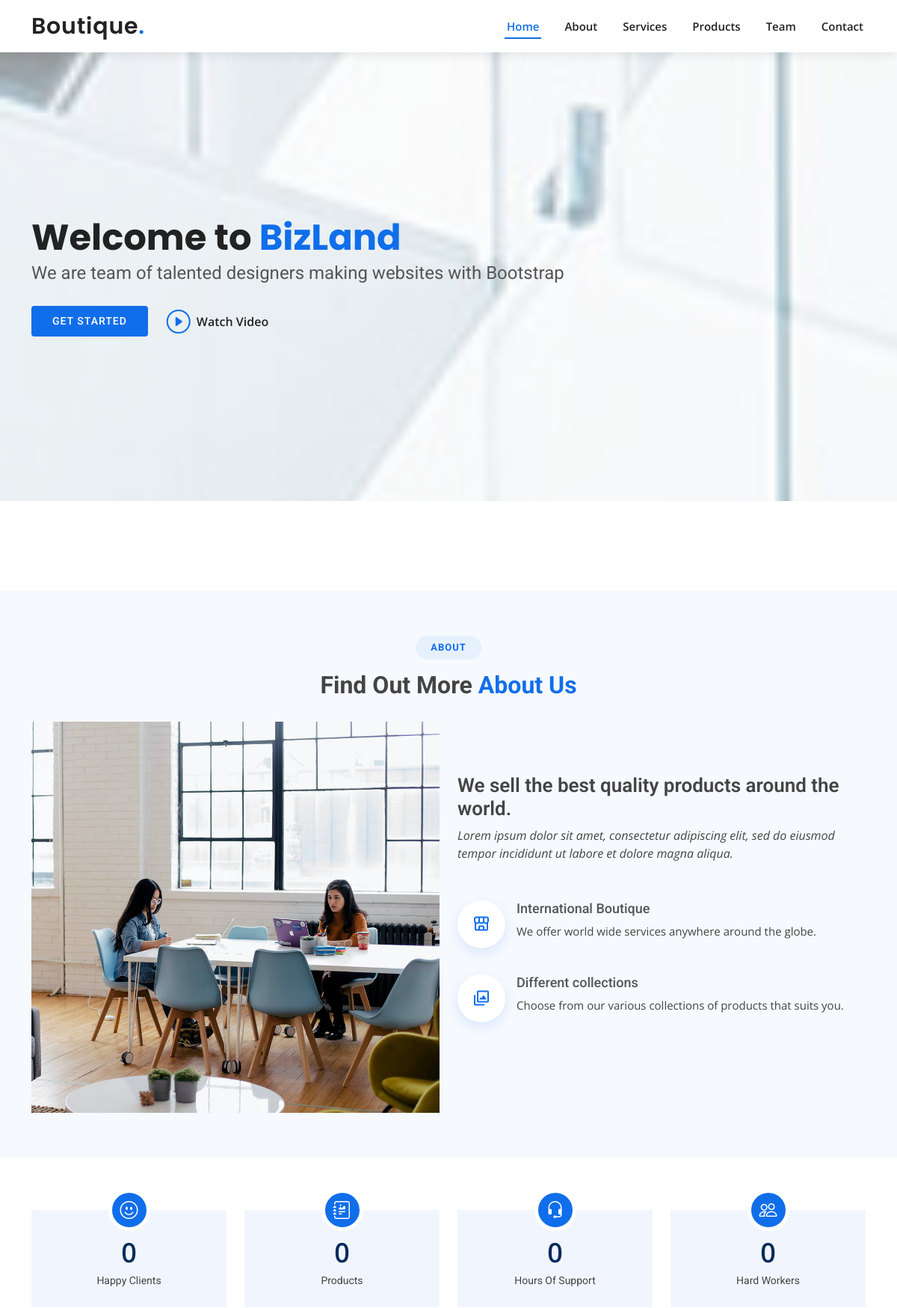
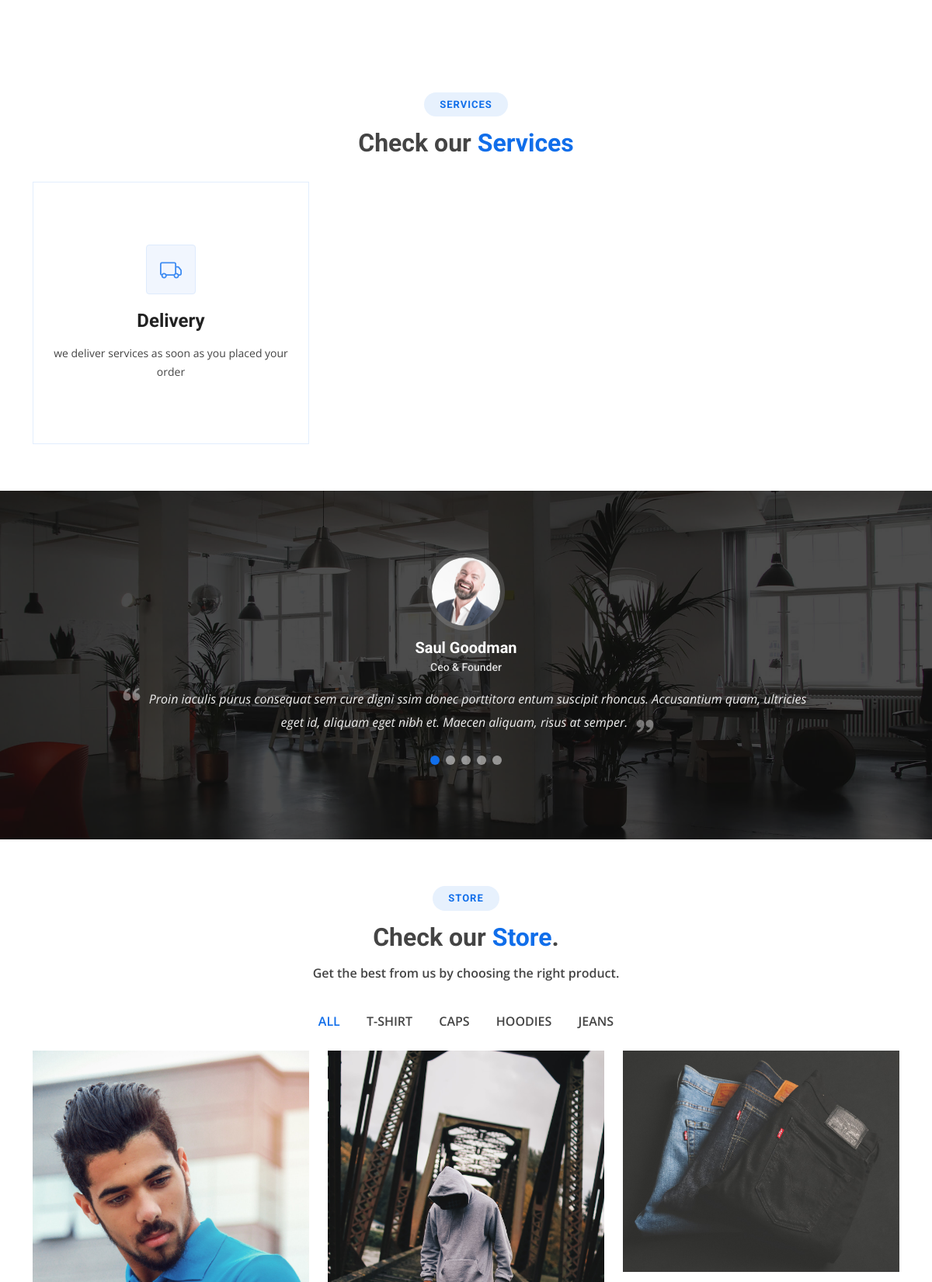
The page / (upper part) on the database its author committed (2 pictures, top to bottom).
### main/models.py (models this page shows, shortened)
class Service(models.Model):
    bootstrap_icon_class = models.CharField(max_length=20)
    name = models.CharField(max_length=100)
    content = models.TextField()

class PortfolioCategory(models.Model):
    name = models.CharField(max_length=20)
    class Meta:
        verbose_name_plural = 'Categories'
    def __str__(self) -> str:
        return self.name.title()

class Portfolio(models.Model):
    name = models.CharField(max_length=50)
    created_at = models.DateTimeField(auto_now_add=True)
    image = models.FileField(upload_to=portfolio_image_upload)
    category = models.ForeignKey('PortfolioCategory', on_delete=models.CASCADE, related_name='category')

### main/views.py (the view)
def home_view(request):
    obj = {
        'client' : query_all(Client),
        'service' : query_all(Service),
        'featured' : query_all(Featured),
        'portfolio' : query_all(Portfolio),
        'category' : query_all(PortfolioCategory),
        'category' : query_all(PortfolioCategory),
        'team' : filter_query(Profile, team_member=True),
    }
    return render(request, 'main/index.html',obj)

### project/utils.py (called while the page is built)
def query_all(obj:Model) -> Model:
    return obj.objects.all()

def filter_query(obj:Model, *args, **kwargs) -> Model:
    return obj.objects.filter(*args, **kwargs)

### main/templates/main/index.html (shortened to what this page needs)
{% extends 'base.html' %}
{% load static %}
{% block body %}
  <section id="hero" class="d-flex align-items-center">
    <div class="container" data-aos="zoom-out" data-aos-delay="100">
      <h1>Welcome to <span>BizLand</span></h1>
      <h2>We are team of talented designers making websites with Bootstrap</h2>
      <div class="d-flex">
        <a href="#about" class="btn-get-started scrollto">Get Started</a>
        <a href="https://www.youtube.com/watch?v=jDDaplaOz7Q" class="glightbox btn-watch-video"><i class="bi bi-play-circle"></i><span>Watch Video</span></a>
      </div>
    </div>
  </section>
{% endblock body %}
{% block main %}
<section id="featured-services" class="featured-services">
</section>
<section id="about" class="about section-bg">
  <div class="container" data-aos="fade-up">
    <div class="section-title">
      <h2>About</h2>
      <h3>Find Out More <span>About Us</span></h3>
    </div>
    <div class="row">
      <div class="col-lg-6" data-aos="fade-right" data-aos-delay="100">
        <img src="{% static 'img/about.jpg' %}" class="img-fluid" alt="">
      </div>
      <div class="col-lg-6 pt-4 pt-lg-0 content d-flex flex-column justify-content-center" data-aos="fade-up" data-aos-delay="100">
        <h3>We sell the best quality products around the world.</h3>
        <p class="fst-italic">
          Lorem ipsum dolor sit amet, consectetur adipiscing elit, sed do eiusmod tempor incididunt ut labore et dolore
          magna aliqua.
        </p>
        <ul>
          <li>
            <i class="bx bx-store-alt"></i>
            <div>
              <h5>International Boutique</h5>
              <p>We offer world wide services anywhere around the globe.</p>
            </div>
          </li>
          <li>
            <i class="bx bx-images"></i>
            <div>
              <h5>Different collections</h5>
              <p>Choose from our various collections of products that suits you.</p>
            </div>
          </li>
        </ul>
      </div>
    </div>
  </div>
</section>
<section id="counts" class="counts">
  <div class="container" data-aos="fade-up">
    <div class="row">
      <div class="col-lg-3 col-md-6">
        <div class="count-box">
          <i class="bi bi-emoji-smile"></i>
          <span data-purecounter-start="0" data-purecounter-end="232" data-purecounter-duration="1" class="purecounter"></span>
          <p>Happy Clients</p>
        </div>
      </div>
      <div class="col-lg-3 col-md-6 mt-5 mt-md-0">
        <div class="count-box">
          <i class="bi bi-journal-richtext"></i>
          <span data-purecounter-start="0" data-purecounter-end="1521" data-purecounter-duration="1" class="purecounter"></span>
          <p>Products</p>
        </div>
      </div>
      <div class="col-lg-3 col-md-6 mt-5 mt-lg-0">
        <div class="count-box">
          <i class="bi bi-headset"></i>
          <span data-purecounter-start="0" data-purecounter-end="1463" data-purecounter-duration="1" class="purecounter"></span>
          <p>Hours Of Support</p>
        </div>
      </div>
      <div class="col-lg-3 col-md-6 mt-5 mt-lg-0">
        <div class="count-box">
          <i class="bi bi-people"></i>
          <span data-purecounter-start="0" data-purecounter-end="15" data-purecounter-duration="1" class="purecounter"></span>
          <p>Hard Workers</p>
        </div>
      </div>
    </div>
  </div>
</section>
<section id="services" class="services">
  <div class="container" data-aos="fade-up">
    <div class="section-title">
      <h2>Services</h2>
      <h3>Check our <span>Services</span></h3>
    </div>
    <div class="row">
      {% for item in service %}
        <div class="col-lg-4 col-md-6 d-flex align-items-stretch" data-aos="zoom-in" data-aos-delay="{{ forloop.counter0 }}">
          <div class="icon-box">
            <div class="icon"><i class="bx {{ item.bootstrap_icon_class }}"></i></div>
            <h4><a href="#">{{ item.name }}</a></h4>
            <p>{{ item.content }}</p>
          </div>
        </div>
      {% endfor %}
    </div>
  </div>
</section>
<section id="testimonials" class="testimonials">
  <div class="container" data-aos="zoom-in">
    <div class="testimonials-slider swiper" data-aos="fade-up" data-aos-delay="100">
      <div class="swiper-wrapper">
        <div class="swiper-slide">
          <div class="testimonial-item">
            <img src="{% static 'img/testimonials/testimonials-1.jpg' %}" class="testimonial-img" alt="">
            <h3>Saul Goodman</h3>
            <h4>Ceo &amp; Founder</h4>
            <p>
              <i class="bx bxs-quote-alt-left quote-icon-left"></i>
              Proin iaculis purus consequat sem cure digni ssim donec porttitora entum suscipit rhoncus. Accusantium quam, ultricies eget id, aliquam eget nibh et. Maecen aliquam, risus at semper.
              <i class="bx bxs-quote-alt-right quote-icon-right"></i>
            </p>
          </div>
        </div>
      </div>
      <div class="swiper-pagination"></div>
    </div>
  </div>
</section>
<section id="portfolio" class="portfolio">
  <div class="container" data-aos="fade-up">
    <div class="section-title">
      <h2>Store</h2>
      <h3>Check our <span>Store</span>.</h3>
      <p>Get the best from us by choosing the right product.</p>
    </div>
    <div class="row" data-aos="fade-up" data-aos-delay="100">
      <div class="col-lg-12 d-flex justify-content-center">
        <ul id="portfolio-flters">
          <li data-filter="*" class="filter-active">All</li>
          {% for item in category %}
            <li data-filter=".filter-{{ item.name }}">{{ item.name }}</li>
          {% endfor %}
        </ul>
      </div>
    </div>
    <div class="row portfolio-container" data-aos="fade-up" data-aos-delay="200">
      {% for item in portfolio %}
        <div class="col-lg-4 col-md-6 portfolio-item filter-{{ item.category }}">
          <img src="{{item.image.url}}" class="img-fluid" alt="">
        </div>
        {% endfor %}
    </div>
  </div>
</section>
{% endblock main %}

### templates/base/base.html (shortened to what this page needs)
{% load static %}
<!DOCTYPE html>
<html lang="en">
  <head>
    <link href="{% static 'vendor/aos/aos.css' %}" rel="stylesheet">
    <link href="{% static 'vendor/bootstrap/css/bootstrap.min.css' %}" rel="stylesheet">
    <link href="{% static 'vendor/bootstrap-icons/bootstrap-icons.css' %}" rel="stylesheet">
    <link href="{% static 'vendor/boxicons/css/boxicons.min.css' %}" rel="stylesheet">
    <link href="{% static 'vendor/glightbox/css/glightbox.min.css' %}" rel="stylesheet">
    <link href="{% static 'vendor/swiper/swiper-bundle.min.css' %}" rel="stylesheet">
    <link href="{% static 'css/style.css' %}" rel="stylesheet">
  </head>
<body>
    <header id="header" class="d-flex align-items-center">
      <div class="container d-flex align-items-center justify-content-between">
        <h1 class="logo"><a href="index.html">Boutique<span>.</span></a></h1>
        <nav id="navbar" class="navbar">
          <ul>
            <li><a class="nav-link scrollto active" href="#hero">Home</a></li>
            <li><a class="nav-link scrollto" href="#about">About</a></li>
            <li><a class="nav-link scrollto" href="#services">Services</a></li>
            <li><a class="nav-link scrollto " href="#portfolio">Products</a></li>
            <li><a class="nav-link scrollto" href="#team">Team</a></li>
            <li><a class="nav-link scrollto" href="#contact">Contact</a></li>
          </ul>
        </nav>
      </div>
    </header>
  {% block body %}{% endblock body %}
  <main>
    {% block main %}{% endblock main %}
  </main>
</body>
</html>

### rows shown on the page
Service: name "Delivery", content "we deliver services as soon as you placed your order"
PortfolioCategory: name "T-SHIRT"
PortfolioCategory: name "CAPS"
PortfolioCategory: name "HOODIES"
PortfolioCategory: name "JEANS"
Portfolio: image (picture)
Portfolio: image (picture)
Portfolio: image (picture)
